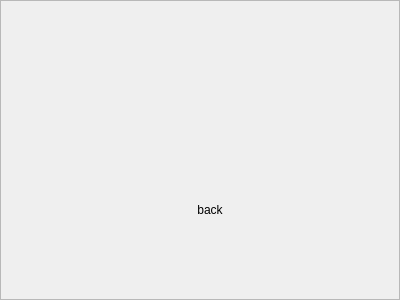
<?xml version="1.0" encoding="UTF-8"?>
<ui version="4.0">
 <class>Framevaccum</class>
 <widget class="QFrame" name="Framevaccum">
  <property name="geometry">
   <rect>
    <x>0</x>
    <y>0</y>
    <width>400</width>
    <height>300</height>
   </rect>
  </property>
  <property name="windowTitle">
   <string>Frame</string>
  </property>
  <property name="frameShape">
   <enum>QFrame::StyledPanel</enum>
  </property>
  <property name="frameShadow">
   <enum>QFrame::Raised</enum>
  </property>
  <widget class="QPushButton" name="backbutton">
   <property name="geometry">
    <rect>
     <x>150</x>
     <y>150</y>
     <width>120</width>
     <height>120</height>
    </rect>
   </property>
   <property name="styleSheet">
    <string notr="true">QPushButton#backbutton:hover{
border:none;
image:url(:/images/button_oxygen_highlight_bg.png);
}
QPushButton#backbutton{
border:none;
image: url(:/images/button_oxygen_bg.png);
}</string>
   </property>
   <property name="text">
    <string>back</string>
   </property>
   <property name="flat">
    <bool>true</bool>
   </property>
  </widget>
 </widget>
 <resources/>
 <connections/>
</ui>
